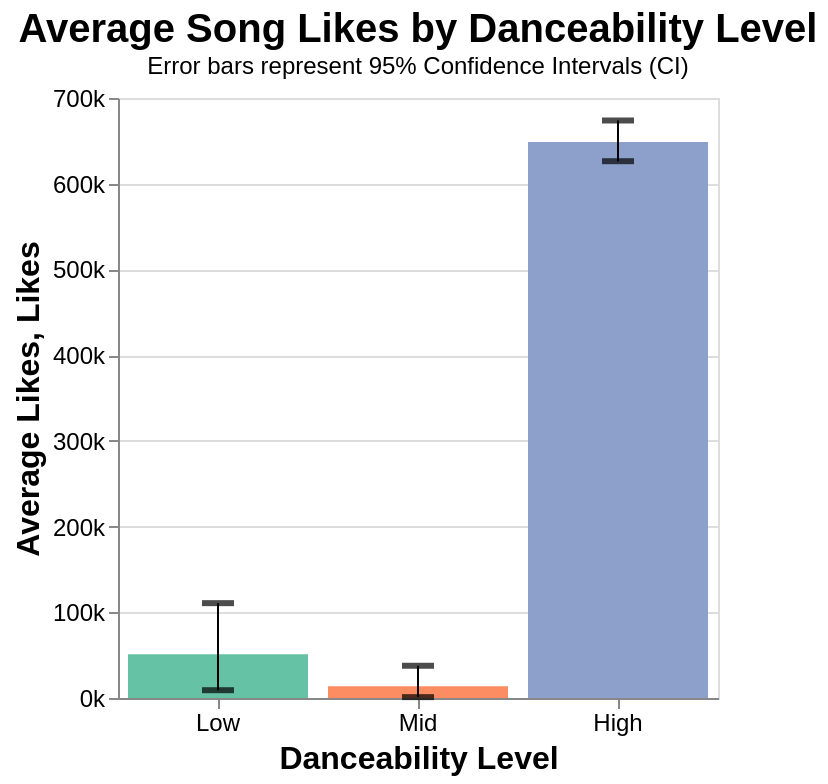

Notebook code for this chart:
### Code cell
# Create base bar chart
chart = alt.Chart(df).mark_bar().encode(
    alt.X("dance_bin:N", 
          title="Danceability Level",
         sort=["Low", "Mid", "High"]),
    alt.Y("mean(Likes):Q", 
          title="Average Likes", 
          axis=alt.Axis(format="~s")),
    color=alt.Color("dance_bin:N", 
                    legend=None,
                    scale=alt.Scale(scheme="set2", domain=["Low", "Mid", "High"]))
)

# Create error bars
error_bars = alt.Chart(df).mark_errorbar(
    extent='ci', 
    ticks={"thickness":3, "size": 16},
    color="black"
).encode(
    alt.X("dance_bin:N", sort=["Low", "Mid", "High"]),
    alt.Y("Likes:Q")
)
    
final_chart = (chart + error_bars).properties(
    title=alt.TitleParams(
        text="Average Song Likes by Danceability Level",
        subtitle="Error bars represent 95% Confidence Intervals (CI)"),
    width=300,
    height=300
).configure_axis(
    labelFontSize=12,
    titleFontSize=16,
    labelAngle=0
).configure_title(
    fontSize=20
)

final_chart

### Figure 1 — Vega specification as saved in the notebook (floating-point values rounded to 4 significant figures; data arrays with more than 128 entries replaced by an {"elided": "..."} marker saying what was removed)
{"$schema": "https://vega.github.io/schema/vega/v6.json", "data": [{"name": "source_0", "values": {"elided": "20594 records"}}, {"name": "data_0"}, {"name": "data_1", "values": [{"dance_bin": "High", "mean_Likes": 648800.0}, {"dance_bin": "Low", "mean_Likes": 50930.0}, {"dance_bin": "Mid", "mean_Likes": 13640.0}]}, {"name": "data_2", "source": "source_0", "transform": [{"type": "aggregate", "groupby": ["dance_bin"], "fields": ["Likes", "Likes", "Likes"], "ops": ["ci0", "ci1", "mean"], "as": ["lower_Likes", "upper_Likes", "center_Likes"]}, {"type": "formula", "expr": "datum[\"dance_bin\"]===\"Low\" ? 0 : datum[\"dance_bin\"]===\"Mid\" ? 1 : datum[\"dance_bin\"]===\"High\" ? 2 : 3", "as": "x_dance_bin_sort_index"}, {"type": "formula", "expr": "datum[\"dance_bin\"]===\"Low\" ? 0 : datum[\"dance_bin\"]===\"Mid\" ? 1 : datum[\"dance_bin\"]===\"High\" ? 2 : 3", "as": "tooltip_dance_bin_sort_index"}, {"type": "project", "fields": ["center_Likes", "dance_bin", "lower_Likes", "upper_Likes", "x_dance_bin_sort_index"]}]}, {"name": "data_4", "source": "data_2", "transform": [{"type": "filter", "expr": "isValid(datum[\"lower_Likes\"]) && isFinite(+datum[\"lower_Likes\"])"}, {"type": "project", "fields": ["center_Likes", "dance_bin", "lower_Likes", "upper_Likes"]}]}, {"name": "data_5", "source": "data_2", "transform": [{"type": "filter", "expr": "isValid(datum[\"upper_Likes\"]) && isFinite(+datum[\"upper_Likes\"])"}, {"type": "project", "fields": ["center_Likes", "dance_bin", "lower_Likes", "upper_Likes"]}]}, {"name": "data_0_x_domain_dance_bin_0", "values": [{"dance_bin": "High", "sort_field": 2.0}, {"dance_bin": "Low", "sort_field": 0.0}, {"dance_bin": "Mid", "sort_field": 1.0}]}, {"name": "data_2_x_domain_dance_bin_1", "source": "data_2", "transform": [{"type": "aggregate", "groupby": ["dance_bin"], "fields": ["x_dance_bin_sort_index"], "ops": ["min"], "as": ["sort_field"]}, {"type": "project", "fields": ["dance_bin", "sort_field"]}]}], "marks": [{"type": "rect", "name": "layer_0_marks", "from": {"data": "data_1"}, "encode": {"update": {"x": {"field": "dance_bin", "scale": "x"}, "y2": {"value": 0, "scale": "y"}, "y": {"field": "mean_Likes", "scale": "y"}, "fill": {"field": "dance_bin", "scale": "color"}, "width": {"signal": "max(0.25, bandwidth('x'))"}}}, "style": ["bar"]}, {"type": "rect", "name": "layer_1_layer_0_marks", "from": {"data": "data_4"}, "encode": {"update": {"yc": {"field": "lower_Likes", "scale": "y"}, "height": {"value": 3}, "tooltip": {"signal": "{\"Ci1 of Likes\": format(datum[\"upper_Likes\"], \"\"), \"Ci0 of Likes\": format(datum[\"lower_Likes\"], \"\"), \"Mean of Likes\": format(datum[\"center_Likes\"], \"\"), \"dance_bin\": isValid(datum[\"dance_bin\"]) ? datum[\"dance_bin\"] : \"\"+datum[\"dance_bin\"]}"}, "fill": {"value": "black"}, "opacity": {"value": 0.7}, "xc": {"field": "dance_bin", "scale": "x", "band": 0.5}, "width": {"value": 16}}}, "aria": false, "style": ["tick", "errorbar-ticks"]}, {"type": "rect", "name": "layer_1_layer_1_marks", "from": {"data": "data_5"}, "encode": {"update": {"fill": {"value": "black"}, "yc": {"field": "upper_Likes", "scale": "y"}, "height": {"value": 3}, "width": {"value": 16}, "opacity": {"value": 0.7}, "xc": {"field": "dance_bin", "scale": "x", "band": 0.5}, "tooltip": {"signal": "{\"Ci1 of Likes\": format(datum[\"upper_Likes\"], \"\"), \"Ci0 of Likes\": format(datum[\"lower_Likes\"], \"\"), \"Mean of Likes\": format(datum[\"center_Likes\"], \"\"), \"dance_bin\": isValid(datum[\"dance_bin\"]) ? datum[\"dance_bin\"] : \"\"+datum[\"dance_bin\"]}"}}}, "style": ["tick", "errorbar-ticks"], "aria": false}, {"type": "rule", "name": "layer_1_layer_2_marks", "from": {"data": "data_4"}, "encode": {"update": {"y": {"field": "lower_Likes", "scale": "y"}, "tooltip": {"signal": "{\"Ci1 of Likes\": format(datum[\"upper_Likes\"], \"\"), \"Ci0 of Likes\": format(datum[\"lower_Likes\"], \"\"), \"Mean of Likes\": format(datum[\"center_Likes\"], \"\"), \"dance_bin\": isValid(datum[\"dance_bin\"]) ? datum[\"dance_bin\"] : \"\"+datum[\"dance_bin\"]}"}, "stroke": {"value": "black"}, "y2": {"field": "upper_Likes", "scale": "y"}, "x": {"field": "dance_bin", "scale": "x", "band": 0.5}}}, "style": ["rule", "errorbar-rule"]}], "scales": [{"name": "x", "type": "band", "domain": {"fields": [{"data": "data_0_x_domain_dance_bin_0", "field": "dance_bin"}, {"data": "data_2_x_domain_dance_bin_1", "field": "dance_bin"}], "sort": {"op": "max", "field": "sort_field"}}, "range": [0, {"signal": "width"}], "paddingOuter": 0.05, "paddingInner": 0.1}, {"name": "y", "type": "linear", "domain": {"fields": [{"data": "data_1", "field": "mean_Likes"}, {"data": "data_4", "field": "lower_Likes"}, {"data": "data_5", "field": "upper_Likes"}, {"data": "data_4", "field": "upper_Likes"}]}, "range": [{"signal": "height"}, 0], "zero": true, "nice": true}, {"name": "color", "type": "ordinal", "domain": ["Low", "Mid", "High"], "range": {"scheme": "set2"}}], "axes": [{"scale": "y", "domain": false, "gridScale": "x", "tickCount": {"signal": "ceil(height/40)"}, "minExtent": 0, "ticks": false, "maxExtent": 0, "orient": "left", "zindex": 0, "grid": true, "aria": false, "labels": false}, {"scale": "x", "title": "Danceability Level", "grid": false, "orient": "bottom", "zindex": 0, "labelBaseline": "top"}, {"scale": "y", "format": "~s", "title": "Average Likes, Likes", "orient": "left", "labelOverlap": true, "tickCount": {"signal": "ceil(height/40)"}, "zindex": 0, "labelAlign": "right", "grid": false}], "title": {"text": "Average Song Likes by Danceability Level", "subtitle": "Error bars represent 95% Confidence Intervals (CI)", "frame": "group"}, "padding": 5, "width": 300, "config": {"axis": {"labelAngle": 0, "labelFontSize": 12, "titleFontSize": 16}, "style": {"group-title": {"fontSize": 20}}}, "style": "cell", "background": "white", "height": 300}
